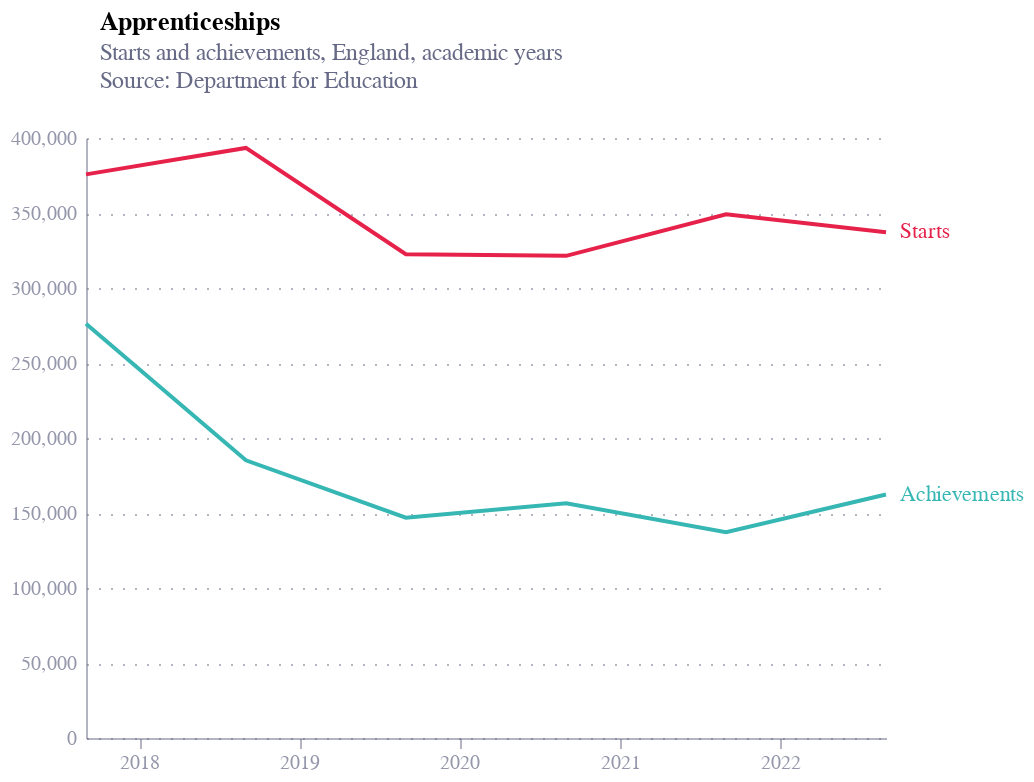

Notebook source saved alongside this figure:
### Code cell
df = pd.read_csv("starts_ends.csv")
df['date'] = df.time_period.astype(str).str[:4]+"-09-01"
df = df[['date', 'starts', 'achievements', ]]
df = df.melt('date', var_name='series', value_name='value')
df = df.query("date < '2023-09-01'")

df['label'] = np.where(df.date == '2022-09-01', df.series, '')
df['label'] = df.label.str.title()

base = alt.Chart(df).encode(
    x=alt.X('date:T', axis=alt.Axis(title='')),
    y=alt.Y('value:Q', axis=alt.Axis(title='')),
    color=alt.Color('series:N', legend=None)
)

lines = base.mark_line()

end_labels = base.mark_text(
    align='left',
    baseline='middle',
    dx=7
).encode(
    text='label'
)

chart = (lines + end_labels).properties(
    title=alt.TitleParams(
        text="Apprenticeships",
        subtitle=["Starts and achievements, England, academic years", "Source: Department for Education", ""],
        subtitleColor = "#676A86",
        dx=45,
        anchor='start',
    ),

    width=400,
    height=300
)

chart.save('starts_ends.png', scale_factor=3)
chart.save('starts_ends.json')

chart

### Figure 1 — Vega-Lite specification as saved in the notebook (floating-point values rounded to 4 significant figures)
{"config": {"font": "Circular Std", "mark": {"line": {"interpolate": "monotone"}}, "view": {"stroke": "transparent", "width": 400, "height": 300}, "range": {"category": ["#36B7B4", "#E6224B", "#F4C245", "#0063AF", "#00A767", "#179FDB", "#EB5C2E"], "diverging": ["#E6224B", "#E54753", "#C9C9C9", "#179FDB", "#122B39"], "heatmap": ["#C9C9C9", "#179FDB", "#0063AF", "#122B39"], "ordinal": ["#00A767", "#36B7B4", "#179FDB", "#0063AF", "#243B5A"]}, "axisX": {"domainColor": "#676A86", "domainOpacity": 0.5, "grid": false, "labelAngle": 0, "labelColor": "#676A86", "labelOpacity": 0.7, "orient": "bottom", "tickColor": "#676A86", "tickCount": 10, "tickOpacity": 0.5, "title": false, "titleAlign": "center", "titleAnchor": "middle", "titleColor": "#676A86", "titleFontSize": 12, "titleOpacity": 0.8, "titleY": -15}, "axisY": {"domainColor": "#676A86", "domainOpacity": 0.5, "gridColor": "#676A86", "gridDash": [1, 5], "gridOpacity": 0.5, "labelColor": "#676A86", "labelOpacity": 0.7, "labelPadding": 5, "tickColor": "#676A86", "tickCount": 8, "tickOpacity": 0.5, "ticks": false, "titleAlign": "left", "titleAngle": 0, "titleBaseline": "bottom", "titleColor": "#676A86", "titleFontSize": 12, "titleOpacity": 0.8, "titleX": 0, "titleY": -7}}, "layer": [{"mark": {"type": "line"}, "encoding": {"color": {"field": "series", "legend": null, "type": "nominal"}, "x": {"axis": {"title": ""}, "field": "date", "type": "temporal"}, "y": {"axis": {"title": ""}, "field": "value", "type": "quantitative"}}}, {"mark": {"type": "text", "align": "left", "baseline": "middle", "dx": 7}, "encoding": {"color": {"field": "series", "legend": null, "type": "nominal"}, "text": {"field": "label", "type": "nominal"}, "x": {"axis": {"title": ""}, "field": "date", "type": "temporal"}, "y": {"axis": {"title": ""}, "field": "value", "type": "quantitative"}}}], "data": {"name": "data-72b54989dbcea696ecc3d58d0142ea42"}, "height": 300, "title": {"text": "Apprenticeships", "anchor": "start", "dx": 45, "subtitle": ["Starts and achievements, England, academic years", "Source: Department for Education", ""], "subtitleColor": "#676A86"}, "width": 400, "$schema": "https://vega.github.io/schema/vega-lite/v5.8.0.json", "datasets": {"data-72b54989dbcea696ecc3d58d0142ea42": [{"date": "2022-09-01", "series": "starts", "value": 337140, "label": "Starts"}, {"date": "2021-09-01", "series": "starts", "value": 349190, "label": ""}, {"date": "2020-09-01", "series": "starts", "value": 321440, "label": ""}, {"date": "2019-09-01", "series": "starts", "value": 322530, "label": ""}, {"date": "2018-09-01", "series": "starts", "value": 393380, "label": ""}, {"date": "2017-09-01", "series": "starts", "value": 375760, "label": ""}, {"date": "2022-09-01", "series": "achievements", "value": 162320, "label": "Achievements"}, {"date": "2021-09-01", "series": "achievements", "value": 137220, "label": ""}, {"date": "2020-09-01", "series": "achievements", "value": 156530, "label": ""}, {"date": "2019-09-01", "series": "achievements", "value": 146900, "label": ""}, {"date": "2018-09-01", "series": "achievements", "value": 185150, "label": ""}, {"date": "2017-09-01", "series": "achievements", "value": 276160, "label": ""}]}}
